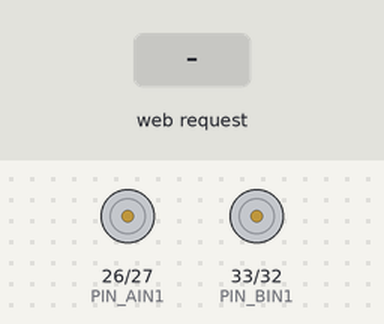
Bench run of a sketch on a simulated ESP32. On the bench: motor-driver pin pairs drawn as motors (green arrow = first pin HIGH = forward, orange = second pin HIGH = backward, longer = more drive, scaled by the enable pin). The inputs (shaded band) are chosen by the test bench. WiFi joins after 1.5 s; servers stay silent unless stated; not simulated (calls return 0 or success): secrets.h; what the sketch prints to the serial monitor is not drawn.

Above: at 2.7 s.
2.8 s: HTTP request GET /cmd?dir=forward received
At 2.95 s:
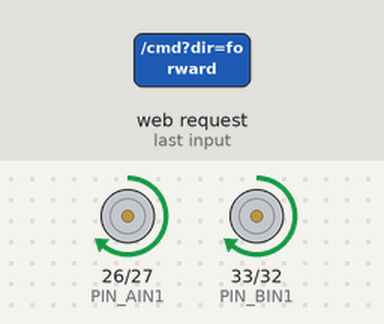
4.6 s: HTTP request GET /cmd?dir=back received
At 4.75 s:
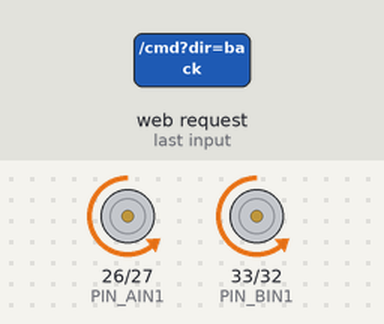
Timing chart, 0 to 7.6 s (numbered marks = the images above; inputs shaded):
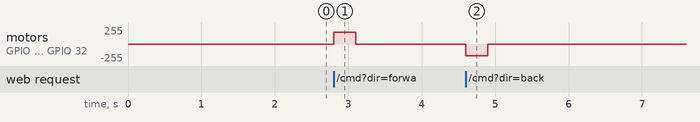

The sketch:

esp32-motor.ino
```cpp
/*********
  ESP32-WROOM — Finder Robot drive base
  HTTP:
    GET  /                         status
    GET  /cmd?dir=forward&speed=180&ms=300
    POST /cmd  JSON {"dir":"left","speed":160,"ms":250}
  UDP (port 4210): plain text "forward 180 300" or "stop"
*********/

#include <WiFi.h>
#include <WebServer.h>
#include <WiFiUdp.h>
#include <ArduinoJson.h>
#include "config.h"

WebServer server(HTTP_PORT);
WiFiUDP udp;

enum Dir { DIR_STOP, DIR_FORWARD, DIR_BACK, DIR_LEFT, DIR_RIGHT };

#if MOTOR_HAS_PWM
static const int CH_A = 0;
static const int CH_B = 1;
#endif

static uint32_t last_cmd_ms = 0;
static uint32_t move_until_ms = 0;
static Dir current_dir = DIR_STOP;
static int current_speed = DEFAULT_SPEED;

static void write_pwm(bool left, int speed) {
#if MOTOR_HAS_PWM
  ledcWrite(left ? CH_A : CH_B, constrain(speed, 0, 255));
#else
  (void)left;
  (void)speed;
#endif
}

static void apply_side(bool left, int speed, bool forward) {
  if (left ? MOTOR_INVERT_LEFT : MOTOR_INVERT_RIGHT) {
    forward = !forward;
  }
  int in1 = left ? PIN_AIN1 : PIN_BIN1;
  int in2 = left ? PIN_AIN2 : PIN_BIN2;

  if (speed <= 0) {
    digitalWrite(in1, LOW);
    digitalWrite(in2, LOW);
    write_pwm(left, 0);
    return;
  }

  digitalWrite(in1, forward ? HIGH : LOW);
  digitalWrite(in2, forward ? LOW : HIGH);
  write_pwm(left, speed);
}

static void drive(Dir d, int speed) {
  current_dir = d;
  current_speed = speed;
  last_cmd_ms = millis();

  switch (d) {
    case DIR_FORWARD:
      apply_side(true, speed, true);
      apply_side(false, speed, true);
      break;
    case DIR_BACK:
      apply_side(true, speed, false);
      apply_side(false, speed, false);
      break;
    case DIR_LEFT:
      apply_side(true, speed, false);
      apply_side(false, speed, true);
      break;
    case DIR_RIGHT:
      apply_side(true, speed, true);
      apply_side(false, speed, false);
      break;
    case DIR_STOP:
    default:
      apply_side(true, 0, true);
      apply_side(false, 0, true);
      move_until_ms = 0;
      break;
  }
}

static Dir parse_dir(const String &s) {
  String d = s;
  d.toLowerCase();
  if (d == "forward" || d == "fwd" || d == "f") return DIR_FORWARD;
  if (d == "back" || d == "backward" || d == "reverse" || d == "b") return DIR_BACK;
  if (d == "left" || d == "l" || d == "turn_left") return DIR_LEFT;
  if (d == "right" || d == "r" || d == "turn_right") return DIR_RIGHT;
  return DIR_STOP;
}

static const char *dir_name(Dir d) {
  switch (d) {
    case DIR_FORWARD: return "forward";
    case DIR_BACK: return "back";
    case DIR_LEFT: return "left";
    case DIR_RIGHT: return "right";
    default: return "stop";
  }
}

static void apply_command(Dir d, int speed, int ms) {
  if (speed < 0) speed = DEFAULT_SPEED;
  if (speed > 255) speed = 255;
  if (d == DIR_STOP || ms == 0) {
    drive(DIR_STOP, 0);
    return;
  }
  if (ms < 0) {
    // continuous until watchdog or stop
    move_until_ms = 0;
    drive(d, speed);
    return;
  }
  move_until_ms = millis() + (uint32_t)ms;
  drive(d, speed);
}

static void handle_status() {
  char buf[192];
  snprintf(buf, sizeof(buf),
           "{\"device\":\"esp32-motor\",\"ip\":\"%s\",\"dir\":\"%s\",\"speed\":%d,\"watchdog_ms\":%d}",
           WiFi.localIP().toString().c_str(), dir_name(current_dir), current_speed, WATCHDOG_MS);
  server.send(200, "application/json", buf);
}

static void handle_cmd_get() {
  String dir = server.hasArg("dir") ? server.arg("dir") : "stop";
  int speed = server.hasArg("speed") ? server.arg("speed").toInt() : DEFAULT_SPEED;
  int ms = server.hasArg("ms") ? server.arg("ms").toInt() : 300;
  apply_command(parse_dir(dir), speed, ms);
  server.send(200, "application/json",
              String("{\"ok\":true,\"dir\":\"") + dir_name(current_dir) + "\"}");
}

static void handle_cmd_post() {
  StaticJsonDocument<256> doc;
  DeserializationError err = deserializeJson(doc, server.arg("plain"));
  if (err) {
    server.send(400, "application/json", "{\"ok\":false,\"error\":\"bad_json\"}");
    return;
  }
  const char *dir = doc["dir"] | "stop";
  int speed = doc["speed"] | DEFAULT_SPEED;
  int ms = doc.containsKey("ms") ? (int)doc["ms"] : 300;
  apply_command(parse_dir(String(dir)), speed, ms);
  server.send(200, "application/json",
              String("{\"ok\":true,\"dir\":\"") + dir_name(current_dir) + "\"}");
}

static void handle_udp() {
  int packetSize = udp.parsePacket();
  if (packetSize <= 0) return;
  char packet[128];
  int n = udp.read(packet, sizeof(packet) - 1);
  if (n <= 0) return;
  packet[n] = 0;
  String line = String(packet);
  line.trim();
  // formats: "stop" | "forward" | "forward 180" | "forward 180 300"
  int sp1 = line.indexOf(' ');
  String dstr = (sp1 < 0) ? line : line.substring(0, sp1);
  int speed = DEFAULT_SPEED;
  int ms = 300;
  if (sp1 >= 0) {
    String rest = line.substring(sp1 + 1);
    rest.trim();
    int sp2 = rest.indexOf(' ');
    if (sp2 < 0) {
      speed = rest.toInt();
    } else {
      speed = rest.substring(0, sp2).toInt();
      ms = rest.substring(sp2 + 1).toInt();
    }
  }
  if (dstr.equalsIgnoreCase("stop")) ms = 0;
  apply_command(parse_dir(dstr), speed, ms);
}

void setup() {
  Serial.begin(115200);

  pinMode(PIN_AIN1, OUTPUT);
  pinMode(PIN_AIN2, OUTPUT);
  pinMode(PIN_BIN1, OUTPUT);
  pinMode(PIN_BIN2, OUTPUT);
#if MOTOR_HAS_PWM
  ledcSetup(CH_A, PWM_FREQ_HZ, PWM_RES_BITS);
  ledcSetup(CH_B, PWM_FREQ_HZ, PWM_RES_BITS);
  ledcAttachPin(PIN_PWMA, CH_A);
  ledcAttachPin(PIN_PWMB, CH_B);
#endif
  drive(DIR_STOP, 0);

  WiFi.mode(WIFI_STA);
  WiFi.begin(WIFI_SSID, WIFI_PASSWORD);
  Serial.printf("WiFi connecting to %s", WIFI_SSID);
  for (int i = 0; i < 40 && WiFi.status() != WL_CONNECTED; i++) {
    delay(500);
    Serial.print(".");
  }
  Serial.println();
  if (WiFi.status() != WL_CONNECTED) {
    Serial.println("WiFi failed — check secrets.h");
    return;
  }
  Serial.print("MOTOR IP: ");
  Serial.println(WiFi.localIP());

  server.on("/", HTTP_GET, handle_status);
  server.on("/cmd", HTTP_GET, handle_cmd_get);
  server.on("/cmd", HTTP_POST, handle_cmd_post);
  server.begin();

  udp.begin(UDP_PORT);
  Serial.printf("HTTP cmd: http://%s/cmd?dir=stop\n", WiFi.localIP().toString().c_str());
  Serial.printf("UDP port: %d\n", UDP_PORT);
}

void loop() {
  server.handleClient();
  handle_udp();

  uint32_t now = millis();
  if (move_until_ms != 0 && (int32_t)(now - move_until_ms) >= 0) {
    drive(DIR_STOP, 0);
  }
  if (current_dir != DIR_STOP && (now - last_cmd_ms) > WATCHDOG_MS) {
    Serial.println("Watchdog stop");
    drive(DIR_STOP, 0);
  }
}
```

config.h
```cpp
#ifndef FINDER_MOTOR_CONFIG_H
#define FINDER_MOTOR_CONFIG_H

#include "secrets.h"

#ifndef WIFI_SSID
#error "Create esp32-motor/secrets.h from secrets.h.example"
#endif

#define HTTP_PORT 80
#define UDP_PORT 4210

// Dual H-bridge pinout (change to match your wiring — see docs/wiring.md)
#define PIN_AIN1 26
#define PIN_AIN2 27
#define PIN_PWMA 25
#define PIN_BIN1 33
#define PIN_BIN2 32
#define PIN_PWMB 14

// 1 = driver has ENA/ENB PWM pins; 0 = direction-only (L9110-style)
#define MOTOR_HAS_PWM 1

// Flip if a side runs backward
#define MOTOR_INVERT_LEFT 0
#define MOTOR_INVERT_RIGHT 0

#define PWM_FREQ_HZ 20000
#define PWM_RES_BITS 8
#define DEFAULT_SPEED 180   // 0-255
#define WATCHDOG_MS 800     // stop if no command within this window

#endif
```

Measured:
- after the input at 2.8 s, motor on GPIO 26 (PIN_AIN1) / GPIO 27 (PIN_AIN2), motor on GPIO 33 (PIN_BIN1) / GPIO 32 (PIN_BIN2): stopped → forward 179/255 at once, → stopped 0.30 s later
- after the input at 4.6 s, motor on GPIO 26 (PIN_AIN1) / GPIO 27 (PIN_AIN2), motor on GPIO 33 (PIN_BIN1) / GPIO 32 (PIN_BIN2): stopped → backward 179/255 at once, → stopped 0.30 s later
